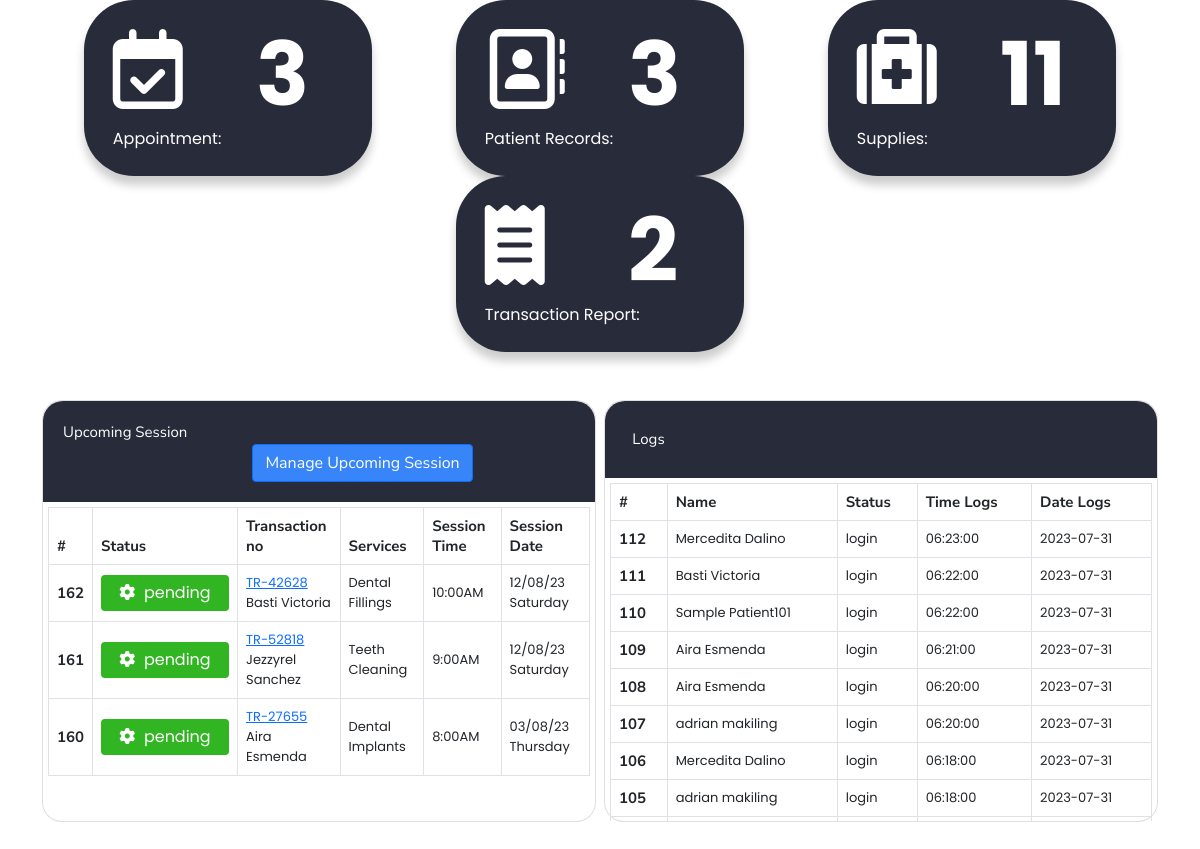
Page /client/php/dashboard_data.php on the committed database.
### tables this page shows
CREATE TABLE `appointment_booking` (
  `id` int(11) NOT NULL,
  `transac_no` varchar(255) NOT NULL,
  `status` varchar(255) NOT NULL,
  `name` varchar(100) NOT NULL,
  `patient_name` varchar(255) NOT NULL,
  `procedures` varchar(100) NOT NULL,
  `session_time` varchar(50) NOT NULL,
  `session_date` varchar(255) NOT NULL
);

### client/php/dashboard_data.php (the view, shortened to what this page needs)
<?php
require '../../connection/connection.php';
?>
<head>
  <link rel="stylesheet" href="../css/style.css">
  <link rel="stylesheet" href="https://cdnjs.cloudflare.com/ajax/libs/font-awesome/6.0.0/css/all.min.css">
  <link href="https://cdn.jsdelivr.net/npm/bootstrap@5.0.2/dist/css/bootstrap.min.css" rel="stylesheet">
</head>
<body>
  <div class="container" id="dashboard-container">
    <div class="row g-0 " id="cards">
      <div class="col g-2" id="col_cards">
        <a href="../php/upcoming_appointment.php" style="text-decoration: none;">
          <div class="card" id="content-card" style=" width: 18rem; height: 11rem; padding: 10%;">
            <div class="row">
              <div class="col" id="column">
                <i class="fa-regular fa-calendar-check fa-5x" style="color: #ffff;"></i>
              </div>
              <div class="col">
                <?php
                $selectQuery = "SELECT COUNT(*) AS total_rows FROM appointment_booking";
                $result = mysqli_query($con, $selectQuery);
                if ($result) {
                  $row = mysqli_fetch_assoc($result);
                  $totalRows = $row['total_rows'];
                  echo '<p class="total-rows"> ' . $totalRows . '</p>';
                } else {
                  echo "ERROR" . mysqli_error($con);
                }
                ?>
              </div>
              <p class="title">Appointment:</p>
            </div>
          </div>
        </a>
      </div>
      <div class="col g-2" id="col_cards">
        <a href="../php/patient_lists.php" style="text-decoration: none;">
          <div class="card" id="content-card" style=" width: 18rem; height: 11rem; padding: 10%;">
            <div class="row">
              <div class="col" id="column">
                <i class="fa-regular fa-address-book fa-5x" style="color: #ffff;"></i>
              </div>
              <div class="col">
                <?php
                $selectQuery = "SELECT COUNT(*) AS total_rows FROM patient_list";
                $result = mysqli_query($con, $selectQuery);
                if ($result) {
                  $row = mysqli_fetch_assoc($result);
                  $totalRows = $row['total_rows'];
                  echo '<p class="total-rows"> ' . $totalRows . '</p>';
                } else {
                  echo "ERROR" . mysqli_error($con);
                }
                ?>
              </div>
              <p class="title">Patient Records:</p>
            </div>
          </div>
        </a>
      </div>
      <div class="col g-2" id="col_cards">
        <a href="../php/Inventory.php" style="text-decoration: none;">
          <div class="card" id="content-card" style=" width: 18rem; height: 11rem; padding: 10%;">
            <div class="row">
              <div class="col" id="column">
                <i class="fa-solid fa-suitcase-medical fa-5x" style="color: #ffff;"></i>
              </div>
              <div class="col">
                <?php
                $selectQuery = "SELECT COUNT(*) AS total_rows FROM inventory";
                $result = mysqli_query($con, $selectQuery);
                if ($result) {
                  $row = mysqli_fetch_assoc($result);
                  $totalRows = $row['total_rows'];
                  echo '<p class="total-rows"> ' . $totalRows . '</p>';
                } else {
                  echo "ERROR" . mysqli_error($con);
                }
                ?>
              </div>
              <p class="title">Supplies:</p>
            </div>
          </div>
        </a>
      </div>
      <div class="col g-2" id="col_cards">
        <a href="../php/p_transaction.php" style="text-decoration: none;">
          <div class="card" id="content-card" style=" width: 18rem; height: 11rem; padding: 10%;">
            <div class="row">
              <div class="col" id="column">
                <i class="fa-solid fa-receipt fa-5x" style="color: #ffff;"></i>
              </div>
              <div class="col">
                <?php
                $selectQuery = "SELECT COUNT(*) AS total_rows FROM patient_transaction";
                $result = mysqli_query($con, $selectQuery);
                if ($result) {
                  $row = mysqli_fetch_assoc($result);
                  $totalRows = $row['total_rows'];
                  echo '<p class="total-rows"> ' . $totalRows . '</p>';
                } else {
                  echo "ERROR" . mysqli_error($con);
                }
                ?>
              </div>
              <p class="title">Transaction Report:</p>
            </div>
          </div>
        </a>
      </div>
    </div>
  </div>
  <div class=" container overflow-hidden mt-5">
    <div class="row gx-2">
      <div class="col">
        <div class="card" style="height: 70%; border-radius: 20px;">
          <div class="header-table" id="dash_upcoming_app" style="border-top-left-radius: 20px; border-top-right-radius: 20px; ">Upcoming Session
            <a href="../php/upcoming_appointment.php"><button type="btn" data-bs-toggle="modal" data-bs-target="#exampleModal" class="btn btn-primary">Manage Upcoming Session</button></a>
          </div>
          <div class="body-table">
            <table class="table table-hover table-bordered">
              <thead>
                <tr>
                  <th scope="col">#</th>
                  <th scope="col">Status</th>
                  <th scope="col">Transaction no</th>
                  <th scope="col">Services</th>
                  <th scope="col">Session Time</th>
                  <th scope="col">Session Date</th>
                </tr>
              </thead>
              <?php
              $selectquery = "SELECT * FROM appointment_booking ORDER BY ID DESC";
              $result = mysqli_query($con, $selectquery);
              while ($row = mysqli_fetch_assoc($result)) {
                $id = $row['id'];
                $status = $row['status'];
                $tr_no = $row['transac_no'];
                $patient_name = $row['patient_name'];
                $procedures = $row['procedures'];
                $session_time = $row['session_time'];
                $session_date = $row['session_date'];
                echo '
                <tbody>
                  <tr class="centered-row">
                    <th scope ="row">' . $id . '</td>
                    <td style="width: 5rem;"><button type="button" class="btn btn-primary" style="background-color:#31b522; width: 8rem; border: none;" ><i class="fa-solid fa-gear fa-spin"></i> &nbsp' . $status . '</button></td>
                    <td><a href="../php/p_transaction.php">' . $tr_no .  '</a> <br>
                     ' . $patient_name . '</td>
                     <td> ' . $procedures . '</td>
                    <td> ' . $session_time . '</td>
                    <td> ' . $session_date . '</td>
                </tbody>
          ';
              }
              ?>
            </table>
          </div>
        </div>
      </div>
      <div class="col">
        <div class="card" style="height: 70%; border-radius: 20px;">
          <div class="header-table" id="dash_upcoming_app" style="border-top-left-radius: 20px; border-top-right-radius: 20px; padding: 1.7rem;">Logs
          </div>
          <div class="body-table">
            <table class="table table-hover table-bordered">
              <thead>
                <tr>
                  <th scope="col">#</th>
                  <th scope="col">Name</th>
                  <th scope="col">Status</th>
                  <th scope="col">Time Logs</th>
                  <th scope="col">Date Logs</th>
                </tr>
              </thead>
              <?php
              $selectquery = "SELECT * FROM user_logs ORDER BY ID DESC";
              $result = mysqli_query($con, $selectquery);
              while ($row = mysqli_fetch_assoc($result)) {
                $id = $row['id'];
                $name = $row['name'];
                $status = $row['status'];
                $time = $row['time'];
                $date = $row['date'];
                echo '
                <tbody>
                  <tr class="centered-row">
                    <th scope ="row">' . $id . '</td>
                    <td> ' . $name . '</td>
                    <td> ' . $status . '</td>
                    <td> ' . $time . '</td>
                    <td> ' . $date . '</td>
                </tbody>
          ';
              }
              ?>
            </table>
          </div>
        </div>
      </div>
    </div>
  </div>
</body>

### client/css/style.css (style rules this page uses)
* { margin: 0; padding: 0; box-sizing: border-box; font-family: var(--body-font); }
body { overflow: hidden; }
#dashboard-container { justify-content: center; align-items: center; }
#cards { justify-content: center; align-items: center; }
#col_cards { margin: 0 auto; padding: 0; display: flex; justify-content: center; align-items: center; }
#content-card { background-color: var(--dark-color-alt); border-radius: 50px; box-shadow: 0 9px 10px rgba(0, 0, 0, 0.20); border: none; }
.table th { font-size: var(--normal-font-size); font-family: var(--font-nunito); }
.header-table { background-color: var(--dark-color-alt); color: var(--white-color); padding: 20px; font-size: var(--normal-font-size); font-family: var(--font-nunito); }
.body-table { padding: 5px; height: 500px; overflow-y: auto; }
.centered-row td { font-size: var(--small-font-size); }
.header-table button { justify-content: end; align-items: end; margin-left: 55rem; background-color: var(--first-color); }
#dash_upcoming_app button { margin-left: 37%; display: var(--z-fixed); font-weight: var(--small-font-size); font-family: var(--font-nunito); text-decoration: none; }
#dash_upcoming_app a { text-decoration: none; }

### client/php/dashboard_data.php (style rules this page uses)
.total-rows { font-weight: bold; color: #ffff; font-size: 5.5rem; margin-top: -20px; margin-left: 1rem; }
.title { color: #ffff; font-size: 1rem; margin-top: -30px; }
.centered-row { vertical-align: middle; }

### rows in the picture
appointment_booking: id "162", status "pending", transac_no "TR-42628", patient_name "Basti Victoria", procedures "Dental Fillings", session_time "10:00AM", session_date "12/08/23 Saturday"
appointment_booking: id "161", status "pending", transac_no "TR-52818", patient_name "Jezzyrel Sanchez", procedures "Teeth Cleaning", session_time "9:00AM", session_date "12/08/23 Saturday"
appointment_booking: id "160", status "pending", transac_no "TR-27655", patient_name "Aira Esmenda", procedures "Dental Implants", session_time "8:00AM", session_date "03/08/23 Thursday"

### other values in the picture
$totalRows "3"
$totalRows "11"
$totalRows "2"
$id "112"
$name "Mercedita Dalino"
$status "login"
$time "06:23:00"
$date "2023-07-31"
$id "111"
$name "Basti Victoria"
$time "06:22:00"
$id "110"
$name "Sample Patient101"
$id "109"
$name "Aira Esmenda"
